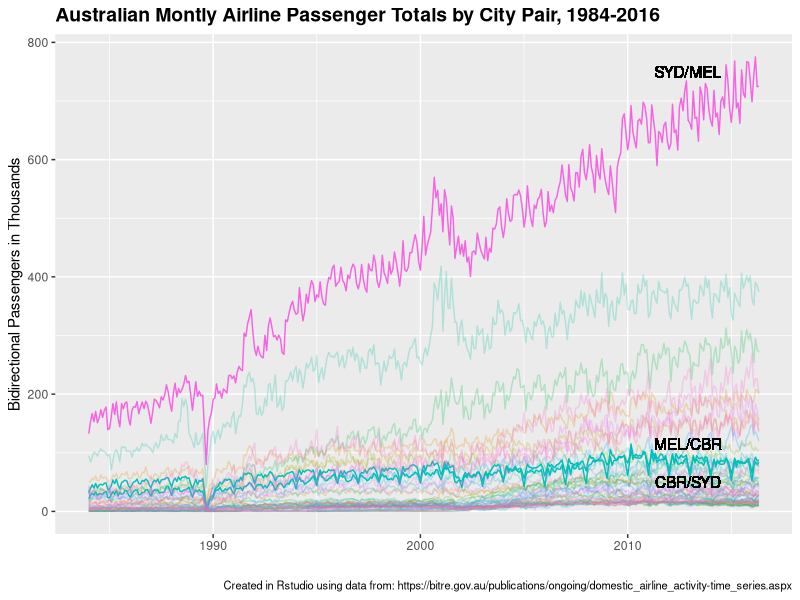

Source code (R):
## ---- chunk 1
# ====================================================================================
# Australian Airline Passenger Time Series
# Analysis by Jon Wright @citywright
# Data from Bureau of Infrastructure, Transport and Regional Economics (BITRE)
# https://bitre.gov.au/publications/ongoing/domestic_airline_activity-time_series.aspx
# Accessed on 27 July 2016
# ====================================================================================

# This script relies on the following packages already being installed:

library(ggplot2)
library(lubridate)
library(reshape2)
library(dplyr)

# ------------------------------------------------------------------------------------
# NOTE: Due to OSx Yosemite Java error in the package "xlsx", I have downloaded the 
# data manually and converted the file manually to .csv format.  Note that only the 
# tab called "Top Routes" in each spreadsheet is used in this analysis. This script 
# assumes each .csv file is already in the local working directory. (When I have a
# little more time on my hands, I'll fix up the Java error and rewrite the download
# script so that this pulls directly from the web.)
# ------------------------------------------------------------------------------------



# -- Import -- #

# Download the following files and save tab "Top Routes" as .csv file in working directory.
# "https://bitre.gov.au/publications/ongoing/files/domestic_airline_activity_Toproutes_Jan84-Jun94.xls"
# "https://bitre.gov.au/publications/ongoing/files/domestic_airline_activity_TopRoutesJuly1994June2004.xls"
# "https://bitre.gov.au/publications/ongoing/files/Domestic_aviation_activity_TopRoutesJuly2004May2016.xls"

air_1984_1994 <- read.csv(file="domestic_airline_activity_Toproutes_Jan84-Jun94.csv",
                          skip =  6, stringsAsFactors = FALSE)
air_1994_2004 <- read.csv(file="domestic_airline_activity_TopRoutesJuly1994June2004.csv",
                          skip =  7, stringsAsFactors = FALSE)
air_2004_2016 <- read.csv(file="Domestic_aviation_activity_TopRoutesJuly2004May2016.csv",
                          skip = 11, stringsAsFactors = FALSE)



# -- Clean Up -- #

# Clear out extra header rows and append the three datasets, taking only the monthly data
air01 <- air_1984_1994[-c(1:3),]
air02 <- air_1994_2004[-1,c(1:10)]
air03 <- air_2004_2016[-1,c(1:10)]
airfull <- rbind(air01,air02,air03)

# Clean up colunm names
colnames(airfull)[1:2]   <- c("City_1","City_2")
colnames(airfull)[5:8]   <- c("RevPax","AircraftTrips","LoadFactorPCT","DistanceKM")

# Convert numbers stored as strings to integers
for (j in seq(5,10)) {
    airfull[,j] <- as.numeric(gsub(",","",airfull[,j]))
}

# Convert Origin, Destination fields to factors
for (j in c(1,2)) {
    airfull[,j] <- as.factor(airfull[,j])
}


# -- Process -- #

# Convert Year and Month into single date field (for x-axis of plots)
airfull$LongDate <- ymd(with(airfull,paste(Year,Month,"1",sep="/")))

# Create CityPair field as hyphenated pair of City_1 and City_2
airfull$CityPair <- with(airfull, paste(City_1,City_2,sep="-"))

# Create RevPax field in thousands, for plotting purposes
airfull$RevPaxK <- airfull$RevPax/1000

# Create LoadFactor field in actual percentage
airfull$LoadFactor <- airfull$LoadFactorPCT/100

## ---- chunk 2

# Create Alpha flag to highlight city pairs along the proposed HSR routes
airfull$Alpha <- 0.4
airfull$Alpha[airfull$CityPair == "MEL-SYD"] <- 0.9
airfull$Alpha[airfull$CityPair == "CBR-MEL"] <- 0.9
airfull$Alpha[airfull$CityPair == "CBR-SYD"] <- 0.9
# Now set a dummy value to force 3rd factor value of Alpha, to bring up the opacity of the non-HSR
# city pairs. It's a hack, but it get the plot looking much better in the short time I have left!
airfull$Alpha[airfull$CityPair == "HTI-MEL"] <- 0.3 

pax <- ggplot(airfull, aes(x=LongDate, y=RevPaxK, color=CityPair)) + geom_line(aes(alpha=Alpha)) +
        labs(title = "Australian Montly Airline Passenger Totals by City Pair, 1984-2016",
             caption = "Created in Rstudio using data from: https://bitre.gov.au/publications/ongoing/domestic_airline_activity-time_series.aspx") + 
        xlab("") + ylab("Bidirectional Passengers in Thousands") + 
        theme(plot.title = element_text(size = 14, face = "bold"),
              axis.title = element_text(size = 11),
              plot.caption = element_text(size = 8),
              legend.position = "none") +
        geom_text(aes(x=airfull$LongDate[20380], y=750, label="SYD/MEL"), color="black") +
        geom_text(aes(x=airfull$LongDate[20380], y=115, label="MEL/CBR"), color="black") +
        geom_text(aes(x=airfull$LongDate[20380], y= 50, label="CBR/SYD"), color="black")

plot(pax)
